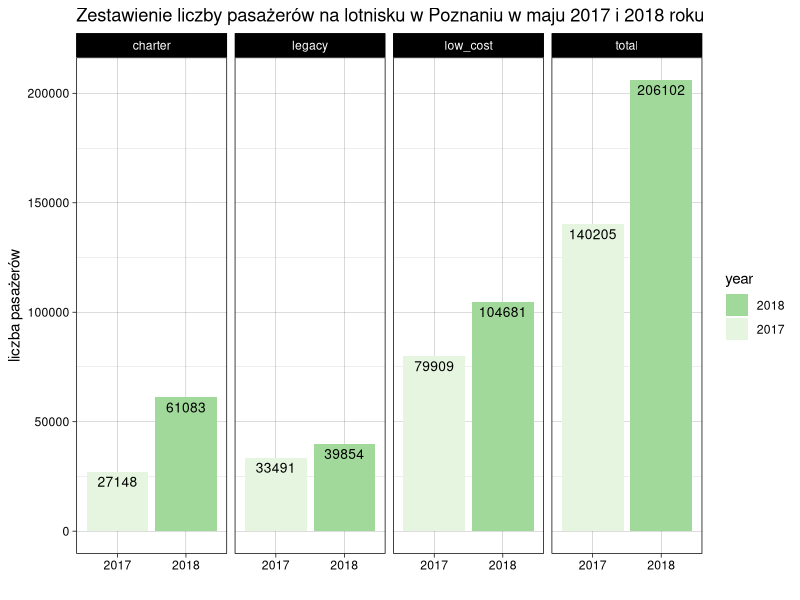

Source code (R):
## ---- chunk 1
knitr::opts_chunk$set(echo = TRUE, cache = TRUE)
library(ggplot2)
## ---- chunk 2
data <- read.csv("poznan_airport.csv")
data$year <- as.character(data$year)
ggplot(data = data , aes(x = year,y = number_of_passengers, group = type, fill = year)) +
  geom_bar(stat = "identity")+
  scale_fill_brewer(palette = "Greens",guide=guide_legend(reverse = TRUE))+
  geom_text(aes(label=number_of_passengers), vjust=1.5, size=3.5)+
  facet_grid(.~type)+
  theme_linedraw()+
  theme(title = element_text(colour = "black"))+
  labs(title="Zestawienie liczby pasażerów na lotnisku w Poznaniu w maju 2017 i 2018 roku", y="liczba pasażerów",x="")
